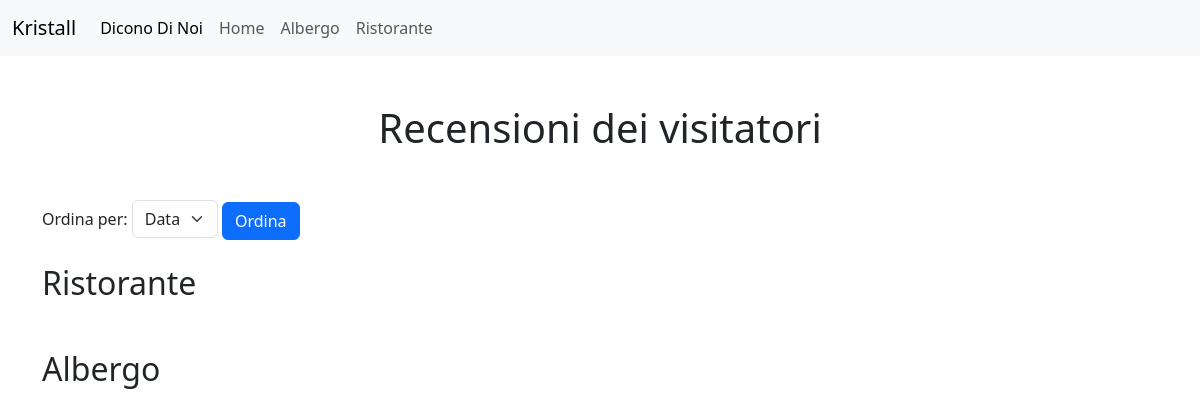
The app's page /core/recensioni, older data.
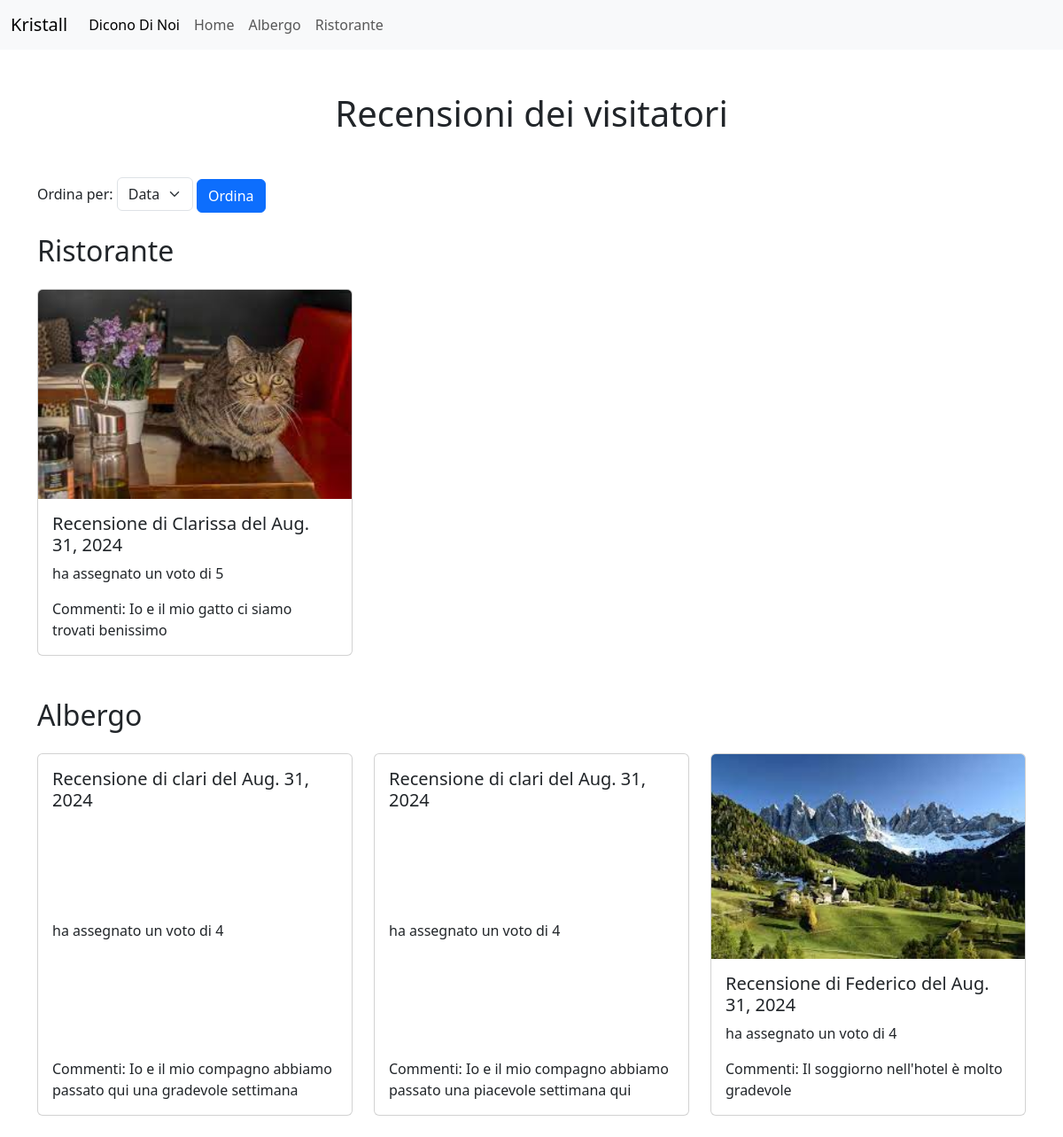
The same page, newer data.
### core/models.py (models this page shows, shortened)
class Recensione(models.Model):
    CATEGORIE = [
        ('ristorante', 'Ristorante'),
        ('albergo', 'Albergo'),
    ]
    user = models.ForeignKey(User, on_delete=models.CASCADE)
    voto = models.IntegerField(choices=[(i, str(i)) for i in range(1, 6)])
    commento = models.TextField()
    immagine = models.ImageField(upload_to='review_images/', null=True, blank=True)
    categoria = models.CharField(max_length=20, choices=CATEGORIE)
    data = models.DateField(default=timezone.now)
    created_at = models.DateTimeField(auto_now_add=True)

### core/views.py (the view)
# urls.py: path('recensioni', views.recensione, name='recensioni'),
def recensione(request):
    ordine = request.GET.get('ordine', 'data')
    recensioni_ristorante = Recensione.objects.filter(categoria='ristorante').order_by(ordine)
    recensioni_albergo = Recensione.objects.filter(categoria='albergo').order_by(ordine)
    context = {
        'recensioni': {
            'ristorante': recensioni_ristorante,
            'albergo': recensioni_albergo,
        },
        'ordine_corrente': ordine,  # Aggiungi il parametro di ordinamento corrente al contesto
    }
    return render(request, 'core/recensioni.html', context)

### core/templates/core/recensioni.html (shortened to what this page needs)
<!doctype html>
<html lang="it">
  <head>
    <link href="https://cdn.jsdelivr.net/npm/bootstrap@5.3.3/dist/css/bootstrap.min.css" rel="stylesheet">
  </head>
  <body>
    <nav class="navbar navbar-expand-lg bg-body-tertiary">
      <div class="container-fluid">
        <a class="navbar-brand" href="#">Kristall</a>
        <div class="collapse navbar-collapse" id="navbarNav">
          <ul class="navbar-nav">
            <li class="nav-item">
              <a class="nav-link active" aria-current="page" href="#">Dicono Di Noi</a>
            </li>
            <li class="nav-item">
              <a class="nav-link" href="{% url 'core_home' %}">Home</a>
            </li>
            <li class="nav-item">
              <a class="nav-link" href="{% url 'camere' %}">Albergo</a>
            </li>
            <li class="nav-item">
              <a class="nav-link" href="{% url 'tavoli' %}">Ristorante</a>
            </li>
          </ul>
        </div>
      </div>
    </nav>
    <div class="container my-5 text-center">
      <h1>Recensioni dei visitatori</h1>
    </div>
    <div class="container">
      <div class="mb-4">
        <form method="GET" action="">
          <label for="ordine" class="form-label">Ordina per:</label>
          <select name="ordine" id="ordine" class="form-select w-auto d-inline-block">
            <option value="data" {% if ordine_corrente == "data" %}selected{% endif %}>Data</option>
          </select>
          <button type="submit" class="btn btn-primary">Ordina</button>
        </form>
      </div>
      {% for category, items in recensioni.items %}
        <h2 class="my-4">{{ category|capfirst }}</h2>
        <div class="row">
          {% for recensione in items %}
            <div class="col-md-4 mb-4 d-flex align-items-stretch">
              <div class="card" style="width: 100%;">
                {% if recensione.immagine %}
                  <img src="{{ recensione.immagine.url }}" class="card-img-top" alt="Immagine">
                {% endif %}
                <div class="card-body">
                  <h5 class="card-title">Recensione di {{ recensione.user }} del {{recensione.data}}</h5>
                  <p class="card-text">ha assegnato un voto di {{ recensione.voto }}</p>
                  <p class="card-text">Commenti: {{ recensione.commento }}</p>
                </div>
              </div>
            </div>
          {% endfor %}
        </div>
      {% endfor %}
    </div>
  </body>
</html>

### core/templates/core/recensioni.html (style rules this page uses)
.card { height: 100%; }
.card-body { display: flex; flex-direction: column; justify-content: space-between; }

Row changes from the older to the newer data that the page shows:
added Recensione: immagine (picture), user "Clarissa", data "Aug. 31, 2024", voto "5", commento "Io e il mio gatto ci siamo trovati benissimo", shown under "Ristorante"
added Recensione: user "clari", data "Aug. 31, 2024", voto "4", commento "Io e il mio compagno abbiamo passato qui una gradevole settimana", shown under "Albergo"
added Recensione: user "clari", data "Aug. 31, 2024", voto "4", commento "Io e il mio compagno abbiamo passato una piacevole settimana qui", shown under "Albergo"
added Recensione: immagine (picture), user "Federico", data "Aug. 31, 2024", voto "4", commento "Il soggiorno nell'hotel è molto gradevole", shown under "Albergo"
